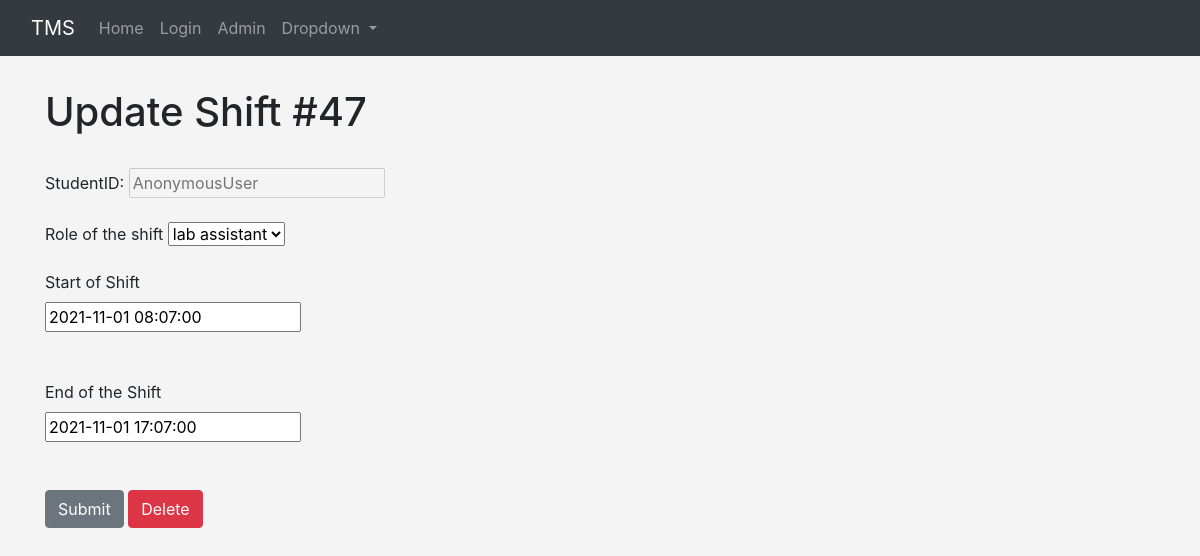
/update_shift/47, run on the app's committed database.
### timesheet/models.py (models this page shows, shortened)
class Shift(models.Model):
    studentID = models.ForeignKey(User, blank=True, null=True, on_delete=models.CASCADE)
    date = models.DateTimeField('Date added', auto_now_add=True)
    role = models.ForeignKey(Roles, blank=True, null=True, on_delete=models.SET_NULL)
    startHour = models.DateTimeField('Time started working')
    endHour = models.DateTimeField('Time finished working')
    verified = models.BooleanField(default=False)
    paid = models.BooleanField(default=False)

### timesheet/views.py (the view)
# urls.py: path('update_shift/<shift_id>', views.update_shift, name='update-shift'),
def update_shift(request, shift_id):
    shift = Shift.objects.get(pk=shift_id)
    if shift.verified:
        messages.success(request, "Shift #" + shift_id + " has been already verified and can't be modified anymore")
        return redirect('shifts')
    else:
        form = ShiftForm(request.POST or None, instance=shift)
        if form.is_valid():
            form.save()
            messages.success(request,"Shift #" +shift_id +" updated successfully")
    return render(request, 'timesheet/update_shift.html', {
        'shift': shift,
        'form': form
    })

### timesheet/form.py
class ShiftForm(ModelForm):
    class Meta:
        model = Shift
        exclude = ['studentID']         # Will be taken from the request
        fields = ('role', 'startHour','endHour')
        labels = {
            'startHour': 'Start of Shift',
            'endHour': 'End of Shift',
            }
        widgets = {
            'role': forms.Select(attrs={'class':'form-select'}),
            'startHour': DateTimePicker(attrs={
                    'data-target': '#datetimepicker1',
                }),
            'endHour': DateTimePicker(attrs={
                'data-target': '#datetimepicker2'
            })
        }

### timesheet/models.py (called while the page is built)
    def __str__(self):
        return self.name

### timesheet/templates/timesheet/update_shift.html (shortened to what this page needs)
{% extends 'timesheet/base.html' %}
    {% block content %}
        <h1>Update Shift #{{ shift.id }}</h1>
        <br/>
        <form action="" method=POST>
        StudentID: <input class="col-xs-2" id="disabledInput" type="text" placeholder="{{ user }}" disabled> <br/> <br/>
        Role of the shift {{ form.role }} <br/> <br/>
        <label for="disabledTextInput" class="form-label">Start of Shift</label>
        <div class="col-xs-2">{{  form.startHour }}</div> <br/> <br/>
        <label for="disabledTextInput" class="form-label">End of the Shift</label>
        <div class="col-xs-2">{{  form.endHour }}</div> <br/> <br/>
            <input type="submit" value="Submit" class="btn btn-secondary">
            <a class="btn btn-danger" href="{% url 'delete-shift' shift.id %}" role="button">Delete</a>
        </form>
    {% endblock %}

### timesheet/templates/timesheet/base.html (style rules this page uses)
body { background: #f4f4f4; }

### data on the page
Shift: id "47", role "lab assistant", startHour "2021-11-01 08:07:00", endHour "2021-11-01 17:07:00"
